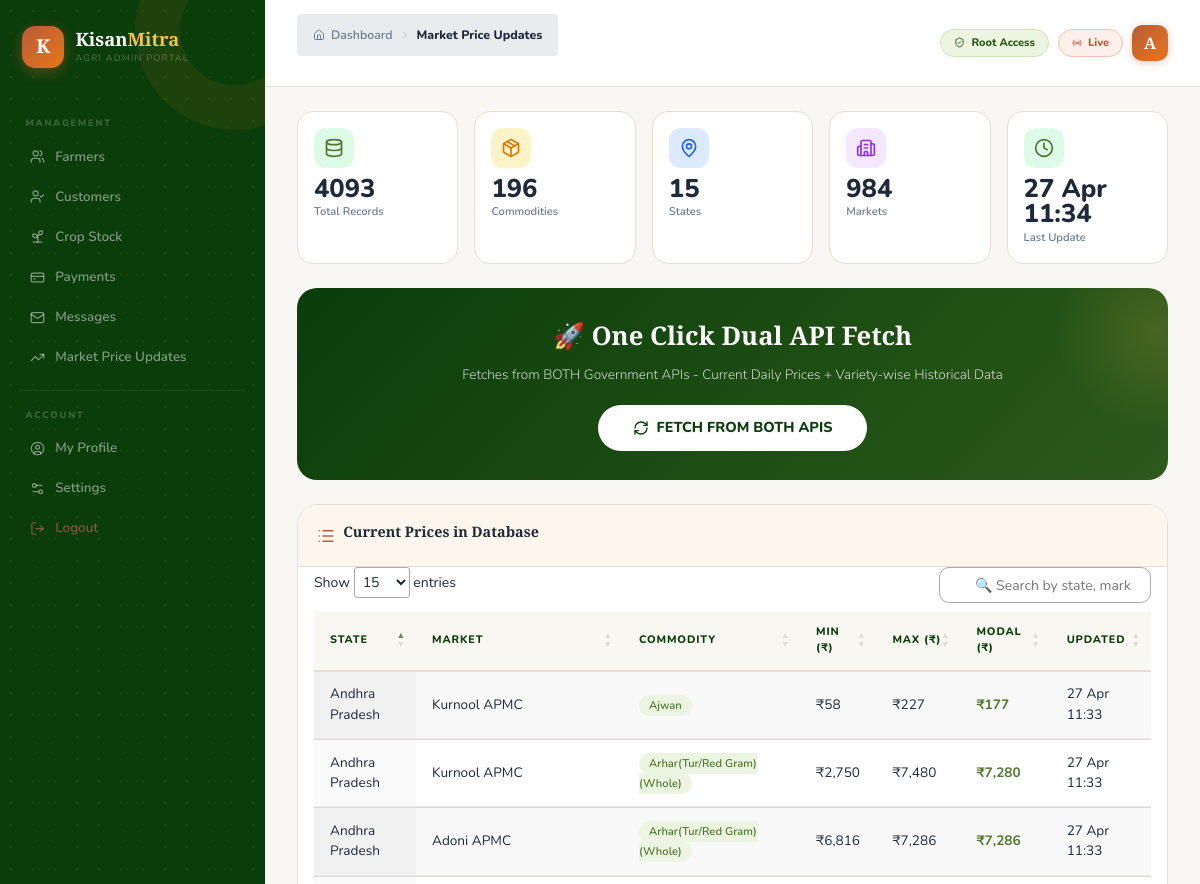
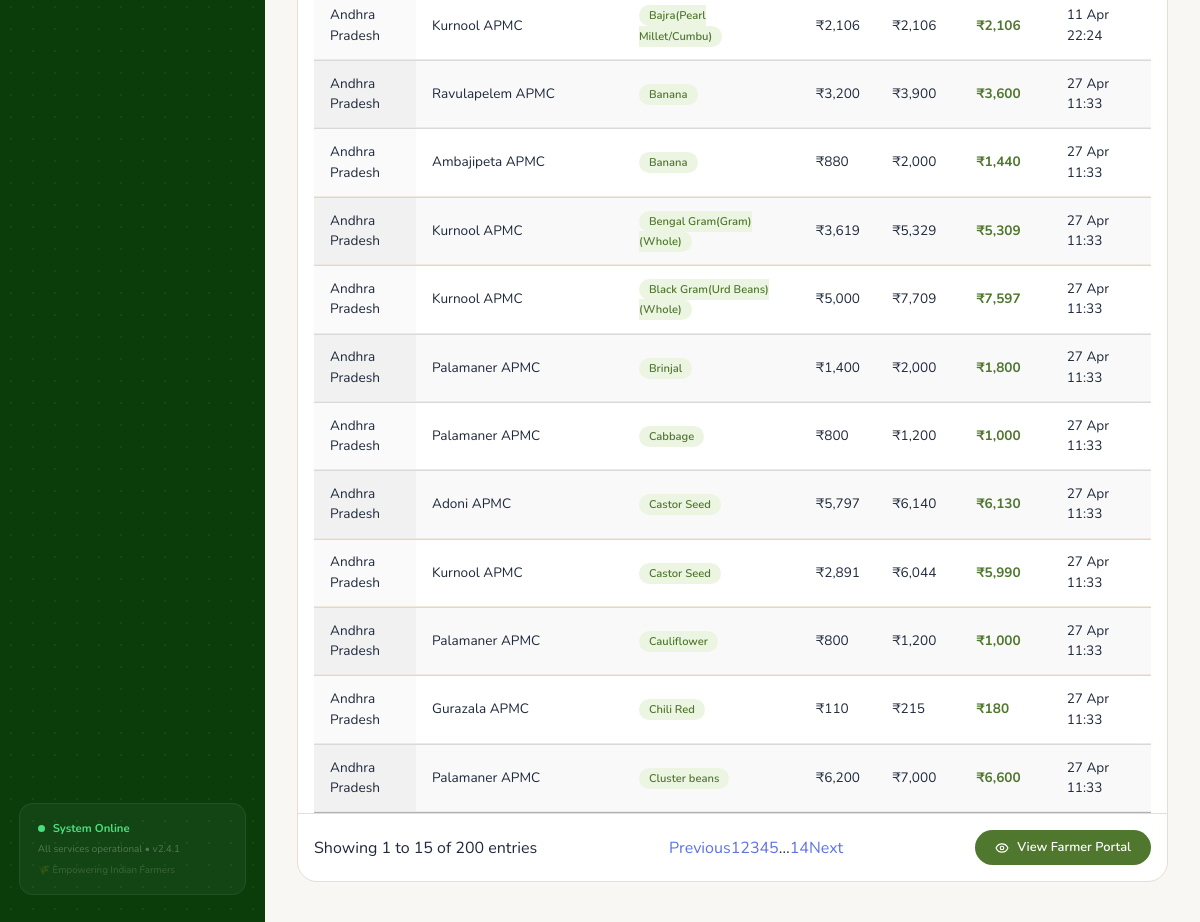
Page /admin/update_prices.php (signed in) on the committed database (2 pictures, top to bottom).
### tables this page shows
CREATE TABLE `current_prices` (
  `id` int(11) NOT NULL,
  `state` varchar(100) NOT NULL,
  `district` varchar(100) NOT NULL,
  `market_name` varchar(200) NOT NULL,
  `commodity` varchar(100) NOT NULL,
  `min_price` decimal(10,2) NOT NULL,
  `max_price` decimal(10,2) NOT NULL,
  `modal_price` decimal(10,2) NOT NULL,
  `api_source` varchar(100) DEFAULT NULL,
  `unit` varchar(50) DEFAULT 'per quintal',
  `updated_at` datetime NOT NULL
);

### admin/update_prices.php (the view, shortened to what this page needs)
<?php
require('../sql.php');
$user = $_SESSION['admin_login_user'];
$query4 = "SELECT * from admin where admin_name ='$user'";
$ses_sq4 = mysqli_query($conn, $query4);
$row4 = mysqli_fetch_assoc($ses_sq4);
$para2 = $row4['admin_name'];
$total_prices = mysqli_num_rows(mysqli_query($conn, "SELECT * FROM current_prices"));
$total_commodities = mysqli_num_rows(mysqli_query($conn, "SELECT DISTINCT commodity FROM current_prices"));
$total_states = mysqli_num_rows(mysqli_query($conn, "SELECT DISTINCT state FROM current_prices"));
$total_markets = mysqli_num_rows(mysqli_query($conn, "SELECT DISTINCT market_name FROM current_prices"));
$last_update = mysqli_fetch_assoc(mysqli_query($conn, "SELECT MAX(updated_at) as last FROM current_prices"));
?>
<!DOCTYPE html>
<html lang="en">
<head>
    <?php require ('aheader.php'); ?>
    <link rel="stylesheet" href="https://cdn.datatables.net/1.13.4/css/jquery.dataTables.min.css">
</head>
<body>
<aside class="sidebar" id="sidebar">
    <div class="sidebar-inner">
        <div class="brand">
            <div class="brand-icon">K</div>
            <div class="brand-wordmark">
                <div class="brand-name">Kisan<em>Mitra</em></div>
                <div class="brand-sub">Agri Admin Portal</div>
            </div>
        </div>
        <nav>
            <div class="nav-label">Management</div>
            <a href="afarmers.php" class="nav-link"><i data-lucide="users" style="width:15px;height:15px"></i> Farmers</a>
            <a href="acustomers.php" class="nav-link"><i data-lucide="user-check" style="width:15px;height:15px"></i> Customers</a>
            <a href="aproducedcrop.php" class="nav-link"><i data-lucide="sprout" style="width:15px;height:15px"></i> Crop Stock</a>
            <a href="apayments.php" class="nav-link"><i data-lucide="credit-card" style="width:15px;height:15px"></i> Payments</a>
            <a href="aviewmsg.php" class="nav-link"><i data-lucide="mail" style="width:15px;height:15px"></i> Messages</a>
            <a href="update_prices.php" class="nav-link"><i data-lucide="trending-up" style="width:15px;height:15px"></i> Market Price Updates</a>
            <div class="nav-divider"></div>
            <div class="nav-label">Account</div>
            <a href="aprofile.php" class="nav-link"><i data-lucide="user-circle" style="width:15px;height:15px"></i> My Profile</a>
            <a href="asettings.php" class="nav-link"><i data-lucide="settings-2" style="width:15px;height:15px"></i> Settings</a>
            <a href="alogout.php" class="nav-link danger"><i data-lucide="log-out" style="width:15px;height:15px"></i> Logout</a>
        </nav>
        <div class="sidebar-foot">
            <div style="display:flex;align-items:center;gap:8px;margin-bottom:5px;">
                <div class="pulse-dot"></div>
                <span style="font-size:0.71rem;color:#4ade80;font-weight:700;">System Online</span>
            </div>
            <div style="font-size:0.62rem;color:rgba(255,255,255,0.28);">All services operational &bull; v2.4.1</div>
            <div style="font-size:0.61rem;color:rgba(255,255,255,0.18);margin-top:6px;">🌾 Empowering Indian Farmers</div>
        </div>
    </div>
</aside>
<main class="main">
    <div class="topbar">
        <div style="display:flex;align-items:center;gap:13px;">
            <div class="breadcrumb">
                <i data-lucide="home" style="width:12px;height:12px"></i>
                <span>Dashboard</span>
                <i data-lucide="chevron-right" style="width:12px;height:12px;opacity:0.35"></i>
                <span class="cur">Market Price Updates</span>
            </div>
        </div>
        <div class="topbar-right">
            <div class="chip chip-green"><i data-lucide="shield-check" style="width:11px;height:11px"></i> Root Access</div>
            <div class="chip chip-terra"><i data-lucide="radio" style="width:10px;height:10px"></i> Live</div>
            <div class="topbar-avatar"><?php echo strtoupper(substr($para2,0,1)); ?></div>
        </div>
    </div>
    <div class="dashboard-container">
        <div class="stats-grid">
            <div class="stat-card">
                <div class="stat-header">
                    <div class="stat-icon green"><i data-lucide="database" style="width:20px;height:20px;"></i></div>
                </div>
                <div class="stat-value"><?php echo $total_prices; ?></div>
                <div class="stat-label">Total Records</div>
            </div>
            <div class="stat-card">
                <div class="stat-header">
                    <div class="stat-icon orange"><i data-lucide="package" style="width:20px;height:20px;"></i></div>
                </div>
                <div class="stat-value"><?php echo $total_commodities; ?></div>
                <div class="stat-label">Commodities</div>
            </div>
            <div class="stat-card">
                <div class="stat-header">
                    <div class="stat-icon blue"><i data-lucide="map-pin" style="width:20px;height:20px;"></i></div>
                </div>
                <div class="stat-value"><?php echo $total_states; ?></div>
                <div class="stat-label">States</div>
            </div>
            <div class="stat-card">
                <div class="stat-header">
                    <div class="stat-icon purple"><i data-lucide="building-2" style="width:20px;height:20px;"></i></div>
                </div>
                <div class="stat-value"><?php echo $total_markets; ?></div>
                <div class="stat-label">Markets</div>
            </div>
            <div class="stat-card">
                <div class="stat-header">
                    <div class="stat-icon green"><i data-lucide="clock" style="width:20px;height:20px;"></i></div>
                </div>
                <div class="stat-value"><?php echo $last_update['last'] ? date('d M H:i', strtotime($last_update['last'])) : 'Never'; ?></div>
                <div class="stat-label">Last Update</div>
            </div>
        </div>
        <div class="update-card">
            <h2>🚀 One Click Dual API Fetch</h2>
            <p>Fetches from BOTH Government APIs - Current Daily Prices + Variety-wise Historical Data</p>
            <button class="btn-fetch" id="fetchBtn" onclick="fetchFromAPI()">
                <i data-lucide="refresh-cw" style="width:16px;height:16px;"></i> FETCH FROM BOTH APIS
            </button>
        </div>
        <div class="table-card">
            <div class="table-header">
                <i data-lucide="list" style="width:18px;height:18px;color:var(--terracotta);"></i>
                <h3>Current Prices in Database</h3>
            </div>
            <div style="padding: 0 1rem;">
                <table id="pricesTable" class="display" style="width:100%">
                    <thead>
                        <tr>
                            <th>State</th>
                            <th>Market</th>
                            <th>Commodity</th>
                            <th>Min (₹)</th>
                            <th>Max (₹)</th>
                            <th>Modal (₹)</th>
                            <th>Updated</th>
                        </tr>
                    </thead>
                    <tbody>
                        <?php
                        $prices = mysqli_query($conn, "SELECT * FROM current_prices ORDER BY state, commodity LIMIT 200");
                        if(mysqli_num_rows($prices) > 0):
                            while($row = mysqli_fetch_assoc($prices)):
                        ?>
                        <tr>
                            <td><?php echo htmlspecialchars(substr($row['state'], 0, 25)); ?></td>
                            <td><?php echo htmlspecialchars(substr($row['market_name'], 0, 30)); ?></td>
                            <td><span class="commodity-badge"><?php echo htmlspecialchars($row['commodity']); ?></span></td>
                            <td>₹<?php echo number_format($row['min_price']); ?></td>
                            <td>₹<?php echo number_format($row['max_price']); ?></td>
                            <td><strong style="color:var(--field-green);">₹<?php echo number_format($row['modal_price']); ?></strong></td>
                            <td><?php echo date('d M H:i', strtotime($row['updated_at'])); ?></td>
                        </tr>
                        <?php endwhile; else: ?>
                        <tr><td colspan="7" style="text-align:center;padding:2rem;">No prices yet. Click the button above to fetch!</td></tr>
                        <?php endif; ?>
                    </tbody>
                </table>
            </div>
            <div style="padding: 1rem; border-top: 1px solid var(--border-warm); text-align: center;" id="tableFooter">
                <a href="../farmer/fmarket_price.php" class="view-farmer-btn" target="_blank">
                    <i data-lucide="eye" style="width:14px;height:14px;"></i> View Farmer Portal
                </a>
            </div>
        </div>
    </div>
</main>
</body>
</html>

### rows in the picture
current_prices: state "Andhra Pradesh", market_name "Kurnool APMC", commodity "Ajwan", min_price "58", max_price "227", modal_price "177", updated_at "27 Apr 11:33"
current_prices: state "Andhra Pradesh", market_name "Kurnool APMC", commodity "Arhar(Tur/Red Gram)(Whole)", min_price "2,750", max_price "7,480", modal_price "7,280", updated_at "27 Apr 11:33"
current_prices: state "Andhra Pradesh", market_name "Adoni APMC", commodity "Arhar(Tur/Red Gram)(Whole)", min_price "6,816", max_price "7,286", modal_price "7,286", updated_at "27 Apr 11:33"
current_prices: state "Andhra Pradesh", market_name "Kurnool APMC", commodity "Bajra(Pearl Millet/Cumbu)", min_price "2,106", max_price "2,106", modal_price "2,106", updated_at "11 Apr 22:24"
current_prices: state "Andhra Pradesh", market_name "Ravulapelem APMC", commodity "Banana", min_price "3,200", max_price "3,900", modal_price "3,600", updated_at "27 Apr 11:33"
current_prices: state "Andhra Pradesh", market_name "Ambajipeta APMC", commodity "Banana", min_price "880", max_price "2,000", modal_price "1,440", updated_at "27 Apr 11:33"
current_prices: state "Andhra Pradesh", market_name "Kurnool APMC", commodity "Bengal Gram(Gram)(Whole)", min_price "3,619", max_price "5,329", modal_price "5,309", updated_at "27 Apr 11:33"
current_prices: state "Andhra Pradesh", market_name "Kurnool APMC", commodity "Black Gram(Urd Beans)(Whole)", min_price "5,000", max_price "7,709", modal_price "7,597", updated_at "27 Apr 11:33"
current_prices: state "Andhra Pradesh", market_name "Palamaner APMC", commodity "Brinjal", min_price "1,400", max_price "2,000", modal_price "1,800", updated_at "27 Apr 11:33"
current_prices: state "Andhra Pradesh", market_name "Palamaner APMC", commodity "Cabbage", min_price "800", max_price "1,200", modal_price "1,000", updated_at "27 Apr 11:33"
current_prices: state "Andhra Pradesh", market_name "Adoni APMC", commodity "Castor Seed", min_price "5,797", max_price "6,140", modal_price "6,130", updated_at "27 Apr 11:33"
current_prices: state "Andhra Pradesh", market_name "Kurnool APMC", commodity "Castor Seed", min_price "2,891", max_price "6,044", modal_price "5,990", updated_at "27 Apr 11:33"
current_prices: state "Andhra Pradesh", market_name "Palamaner APMC", commodity "Cauliflower", min_price "800", max_price "1,200", modal_price "1,000", updated_at "27 Apr 11:33"
current_prices: state "Andhra Pradesh", market_name "Gurazala APMC", commodity "Chili Red", min_price "110", max_price "215", modal_price "180", updated_at "27 Apr 11:33"
current_prices: state "Andhra Pradesh", market_name "Palamaner APMC", commodity "Cluster beans", min_price "6,200", max_price "7,000", modal_price "6,600", updated_at "27 Apr 11:33"

### other values in the picture
substr($para2,0,1) "A"
$total_prices "4093"
$total_commodities "196"
$total_states "15"
$total_markets "984"
date('d M H:i', strtotime($last_update['last'])) "27 Apr 11:34"
